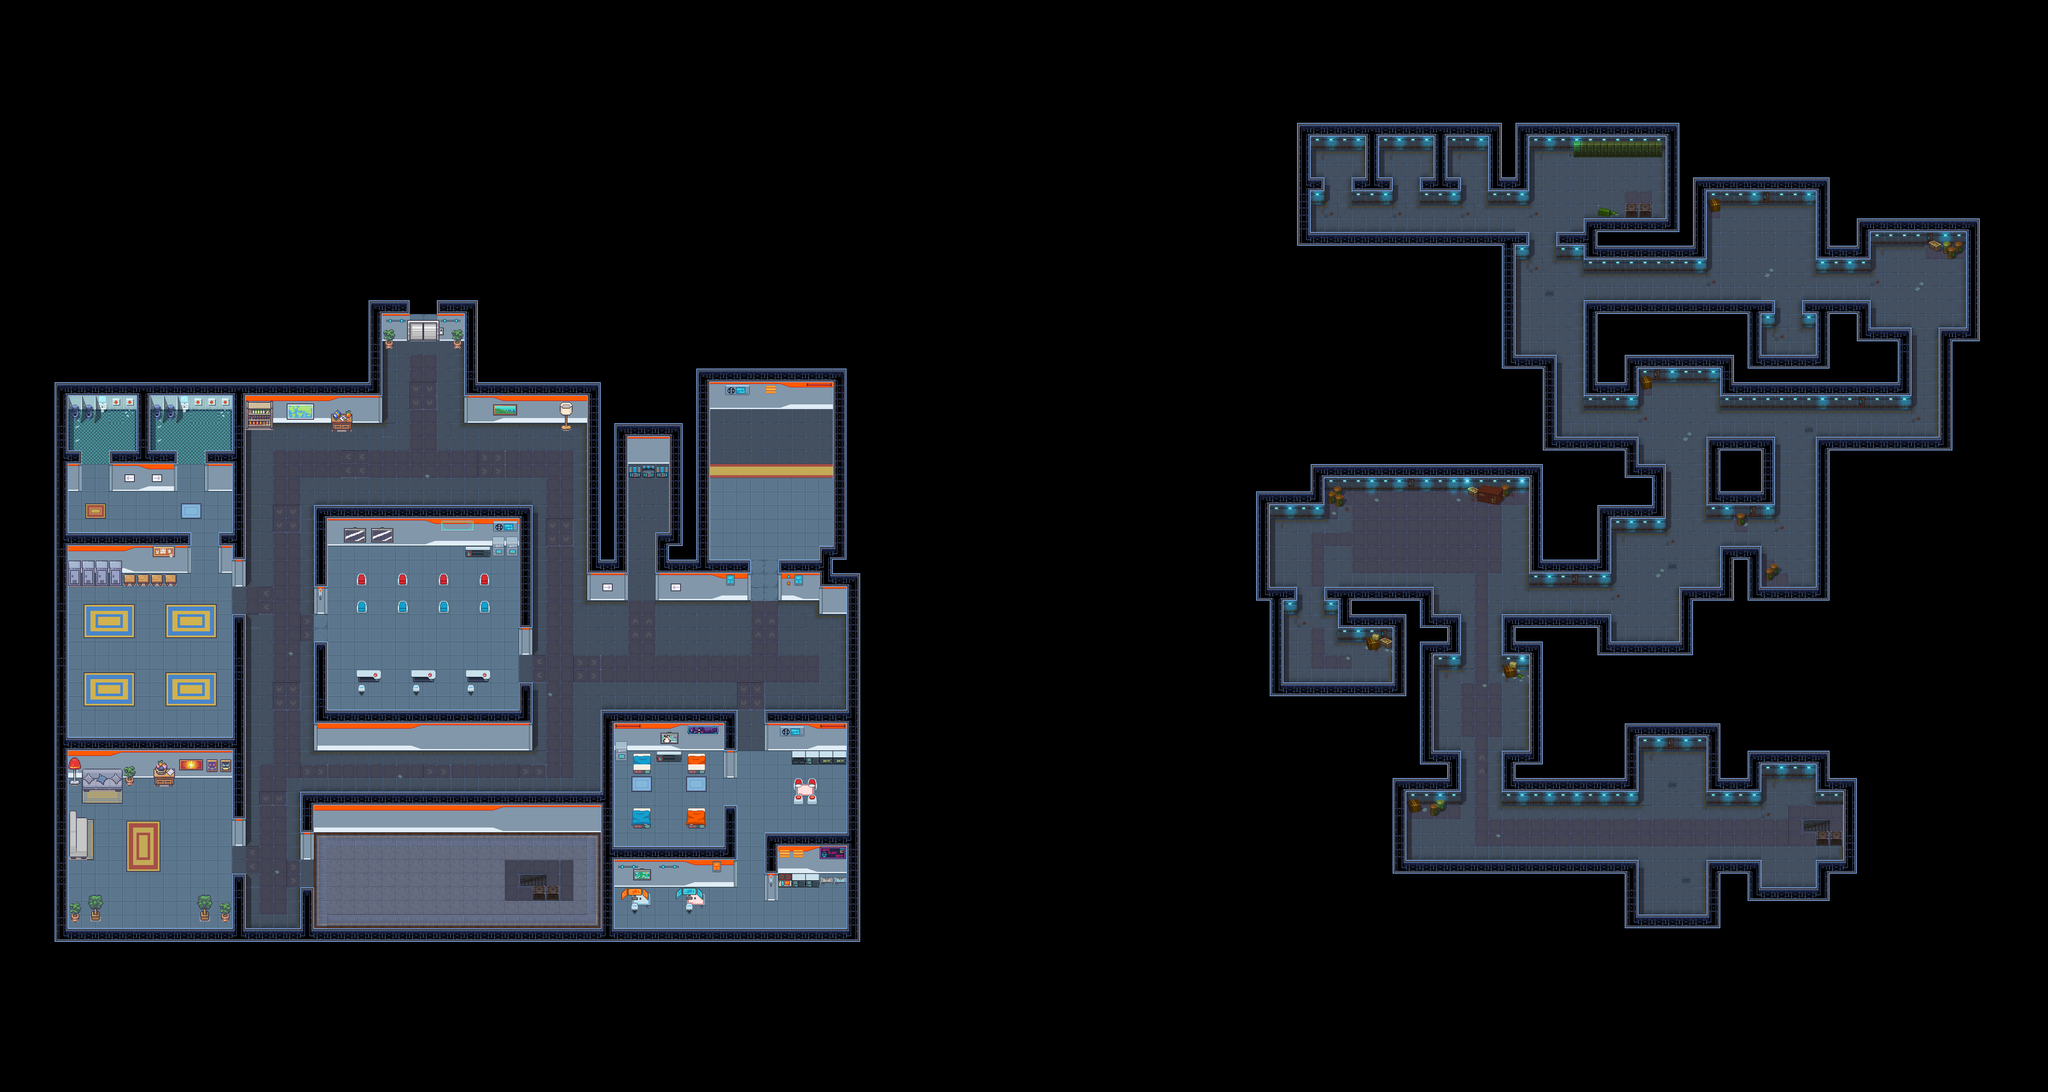

This game map was drawn from its Tiled (.tmx) file and the tilesets committed beside it. A one-line description and the trimmed map source follow:
An orthogonal 150x80 tile map with 32x32 px tiles, 6 tile layers (Pavimento , Muri, Dettagli1, Dettagli2, ...), 3 tilesets and 204 objects.

<map version="1.10" tiledversion="1.10.2" orientation="orthogonal" renderorder="right-down" width="150" height="80" tilewidth="32" tileheight="32" infinite="0" nextlayerid="18" nextobjectid="317">
 <tileset firstgid="1" name="Cyperpunk-Interior" tilewidth="32" tileheight="32" tilecount="231" columns="21">
  <image source="Cyperpunk-Interior.png" width="672" height="352" />
 </tileset>
 <tileset firstgid="232" name="Space-station._32_2" tilewidth="32" tileheight="32" tilecount="1428" columns="42">
  <image source="Space-station._32_2.png" width="1344" height="1088" />
 </tileset>
 <tileset firstgid="1660" name="Interiors_free_32x32" tilewidth="32" tileheight="32" tilecount="1424" columns="16">
  <image source="Interiors_free_32x32.png" width="512" height="2848" />
 </tileset>
 <layer id="1" name="Pavimento " width="150" height="80">
  <data>[12000 cells, 2573 non-empty, 66 distinct tile ids]</data>
 </layer>
 <layer id="11" name="Muri" width="150" height="80">
  <data>[12000 cells, 489 non-empty, 8 distinct tile ids]</data>
 </layer>
 <layer id="14" name="Dettagli1" width="150" height="80">
  <data>[12000 cells, 585 non-empty, 178 distinct tile ids]</data>
 </layer>
 <layer id="13" name="Dettagli2" width="150" height="80">
  <data>[12000 cells, 124 non-empty, 69 distinct tile ids]</data>
 </layer>
 <layer id="15" name="Dettagli3" width="150" height="80">
  <data>[12000 cells, 62 non-empty, 44 distinct tile ids]</data>
 </layer>
 <layer id="12" name="Soffitto" width="150" height="80">
  <data>[12000 cells, 1001 non-empty, 56 distinct tile ids]</data>
 </layer>
 <objectgroup id="8" name="collisioni">
  <object id="84" x="864" y="704" width="96" height="96" />
  <object id="85" x="1024" y="704" width="96" height="96" />
  <object id="86" x="864" y="800" width="32" height="192" />
  <object id="88" x="544" y="992" width="32" height="288" />
  <object id="89" x="128" y="992" width="32" height="1216" />
  <object id="90" x="160" y="1728" width="416" height="96" />
  <object id="92" x="544" y="1824" width="32" height="160" />
  <object id="93" x="160" y="2176" width="1856" height="32" />
  <object id="94" x="544" y="2048" width="32" height="128" />
  <object id="95" x="704" y="2080" width="32" height="96" />
  <object id="96" x="704" y="1856" width="32" height="160" />
  <object id="97" x="736" y="1856" width="704" height="96" />
  <object id="98" x="1408" y="1952" width="32" height="224" />
  <object id="99" x="1408" y="1664" width="32" height="192" />
  <object id="100" x="1440" y="1664" width="288" height="96" />
  <object id="101" x="1792" y="1664" width="192" height="96" />
  <object id="102" x="1984" y="1344" width="32" height="832" />
  <object id="103" x="736" y="1184" width="512" height="96" />
  <object id="104" x="736" y="1280" width="32" height="160" />
  <object id="105" x="736" y="1664" width="512" height="96" />
  <object id="106" x="1216" y="1600" width="32" height="64" />
  <object id="107" x="1216" y="1280" width="32" height="256" />
  <object id="110" x="736" y="1504" width="32" height="160" />
  <object id="111" x="1088" y="800" width="32" height="192" />
  <object id="112" x="1120" y="896" width="288" height="96" />
  <object id="113" x="1376" y="992" width="32" height="416" />
  <object id="114" x="1408" y="1312" width="64" height="96" />
  <object id="115" x="1440" y="992" width="32" height="320" />
  <object id="116" x="1472" y="992" width="128" height="96" />
  <object id="117" x="1568" y="1088" width="32" height="192" />
  <object id="118" x="1536" y="1248" width="32" height="160" />
  <object id="119" x="1568" y="1312" width="192" height="96" />
  <object id="120" x="1632" y="864" width="32" height="448" />
  <object id="121" x="1664" y="864" width="320" height="96" />
  <object id="122" x="1952" y="960" width="32" height="352" />
  <object id="128" x="1824" y="1312" width="96" height="96" />
  <object id="130" x="1920" y="1280" width="32" height="160" />
  <object id="131" x="1952" y="1344" width="32" height="96" />
  <object id="133" x="128" y="896" width="448" height="64" />
  <object id="134" x="544" y="960" width="32" height="32" />
  <object id="135" x="256" y="1056" width="160" height="96" />
  <object id="136" x="320" y="960" width="32" height="96" />
  <object id="137" x="480" y="1056" width="64" height="96" />
  <object id="138" x="160" y="1056" width="32" height="96" />
  <object id="139" x="128" y="960" width="32" height="32" />
  <object id="140" x="576" y="896" width="288" height="96" />
  <object id="143" x="1472" y="1760" width="64" height="64" />
  <object id="148" x="1600" y="1760" width="64" height="64" />
  <object id="149" x="1472" y="1888" width="64" height="64" />
  <object id="150" x="1600" y="1888" width="64" height="64" />
  <object id="151" x="1440" y="1984" width="288" height="96" />
  <object id="152" x="1696" y="1888" width="32" height="96" />
  <object id="153" x="1696" y="1760" width="32" height="64" />
  <object id="154" x="1856" y="1760" width="128" height="32" />
  <object id="155" x="1856" y="1824" width="64" height="64" />
  <object id="156" x="1792" y="1952" width="192" height="128" />
  <object id="157" x="1792" y="2080" width="32" height="32" />
  <object id="158" x="1472" y="2080" width="64" height="64" />
  <object id="159" x="1600" y="2080" width="64" height="64" />
  <object id="160" x="832" y="1344" width="32" height="32" />
  <object id="161" x="832" y="1408" width="32" height="32" />
  <object id="162" x="928" y="1344" width="32" height="32" />
  <object id="163" x="928" y="1408" width="32" height="32" />
  <object id="164" x="832" y="1568" width="64" height="32" />
  <object id="165" x="832" y="1600" width="32" height="32" />
  <object id="166" x="960" y="1600" width="32" height="32" />
  <object id="167" x="960" y="1568" width="64" height="32" />
  <object id="168" x="1088" y="1568" width="64" height="32" />
  <object id="169" x="1088" y="1600" width="32" height="32" />
  <object id="170" x="1024" y="1344" width="32" height="32" />
  <object id="171" x="1024" y="1408" width="32" height="32" />
  <object id="172" x="1120" y="1344" width="32" height="32" />
  <object id="173" x="1120" y="1408" width="32" height="32" />
  <object id="174" x="160" y="1920" width="32" height="96" />
  <object id="176" x="960" y="768" width="64" height="32" />
  <object id="177" x="160" y="1248" width="288" height="96" />
  <object id="178" x="512" y="1248" width="32" height="96" />
  <object id="179" x="544" y="1280" width="32" height="96" />
  <object id="180" x="544" y="1440" width="32" height="288" />
  <object id="208" x="4320" y="1824" width="32" height="224" />
  <object id="209" x="4256" y="2016" width="64" height="32" />
  <object id="210" x="4256" y="1824" width="64" height="64" />
  <object id="211" x="4096" y="1760" width="192" height="64" />
  <object id="212" x="4000" y="1824" width="128" height="64" />
  <object id="213" x="4000" y="2016" width="128" height="32" />
  <object id="214" x="4096" y="2048" width="32" height="64" />
  <object id="215" x="4128" y="2080" width="160" height="32" />
  <object id="216" x="4256" y="2048" width="32" height="32" />
  <object id="217" x="4000" y="2048" width="32" height="128" />
  <object id="218" x="3808" y="2016" width="32" height="160" />
  <object id="219" x="3840" y="2144" width="160" height="32" />
  <object id="220" x="3264" y="2016" width="544" height="32" />
  <object id="221" x="3264" y="1824" width="32" height="192" />
  <object id="222" x="3296" y="1824" width="128" height="64" />
  <object id="223" x="3520" y="1824" width="320" height="64" />
  </objectgroup>
 <objectgroup id="16" name="porte">
  <!-- 17 objects omitted --></objectgroup>
</map>
<!-- 109 of 204 objects omitted -->
